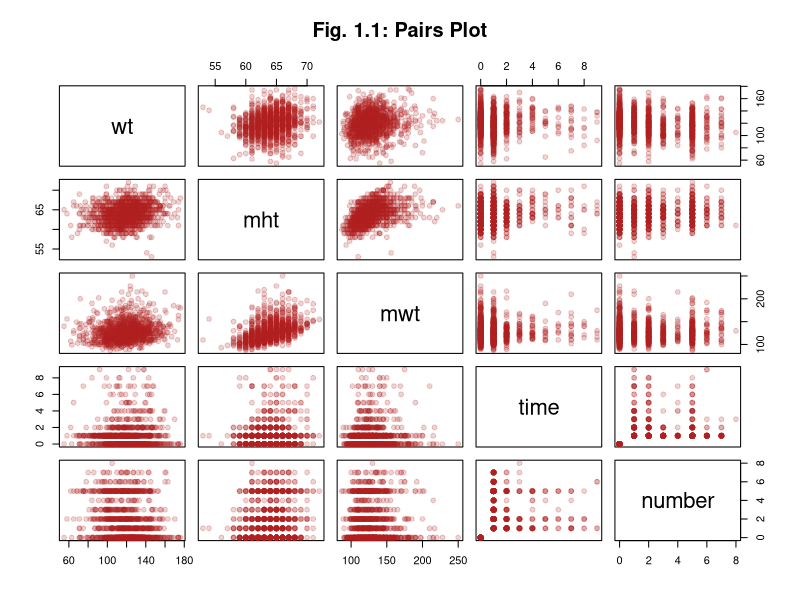
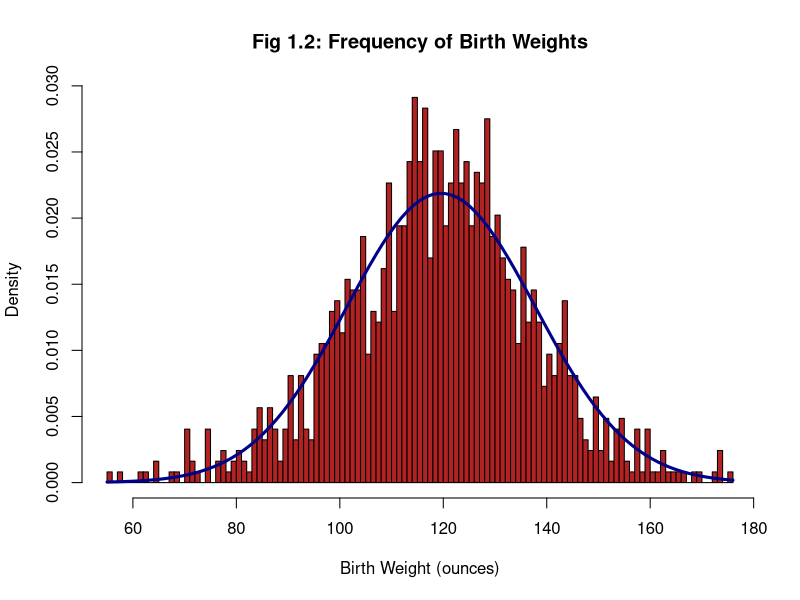
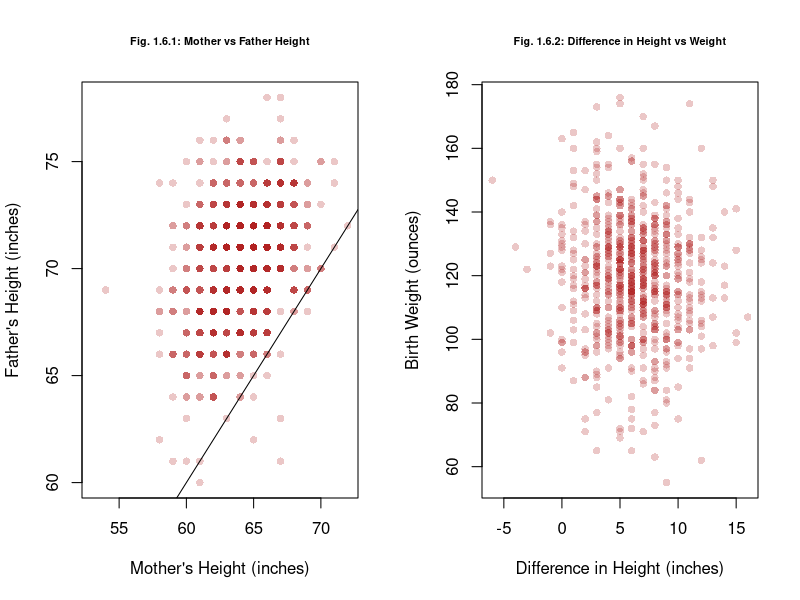
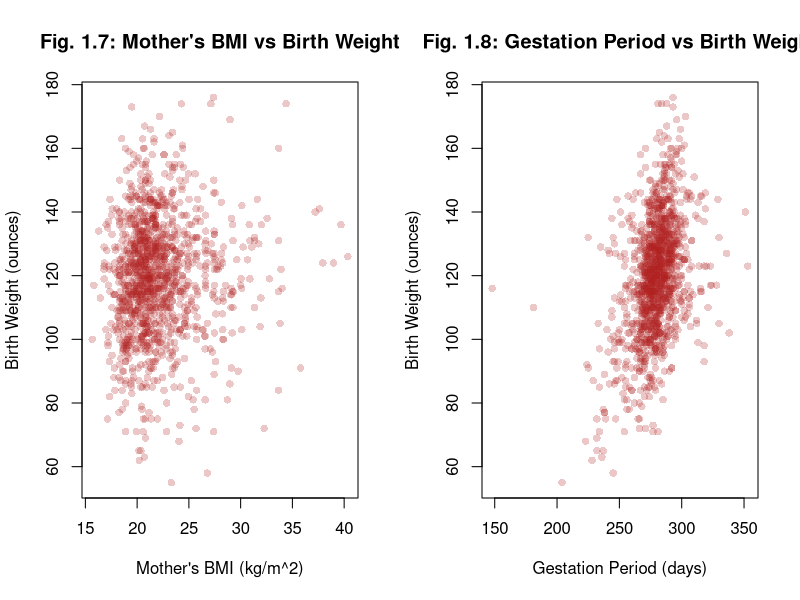
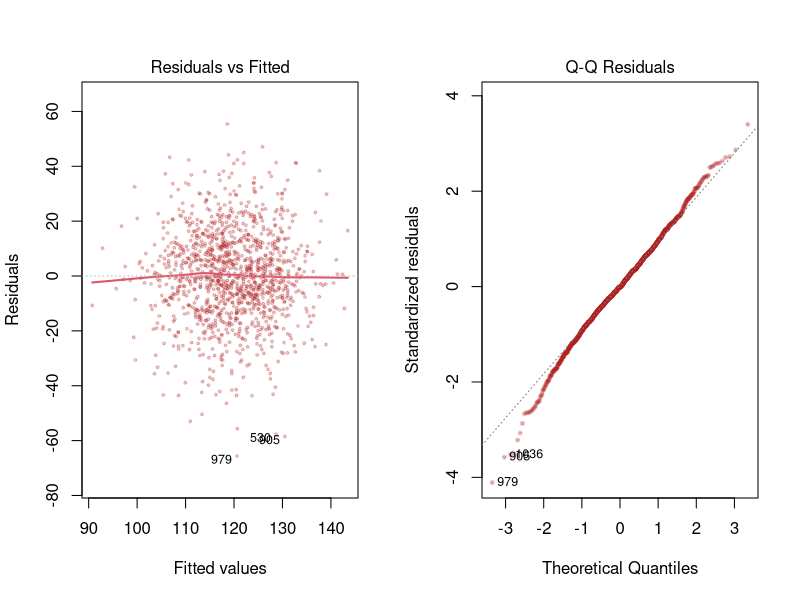
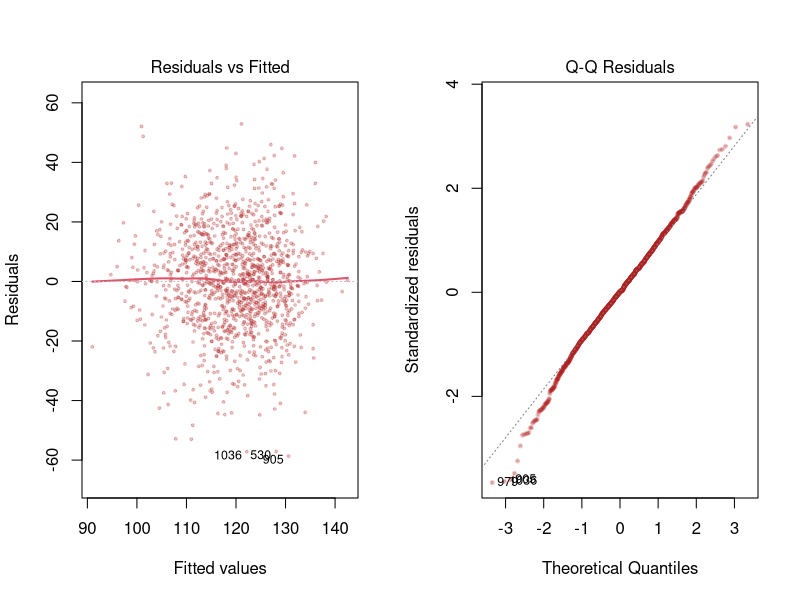
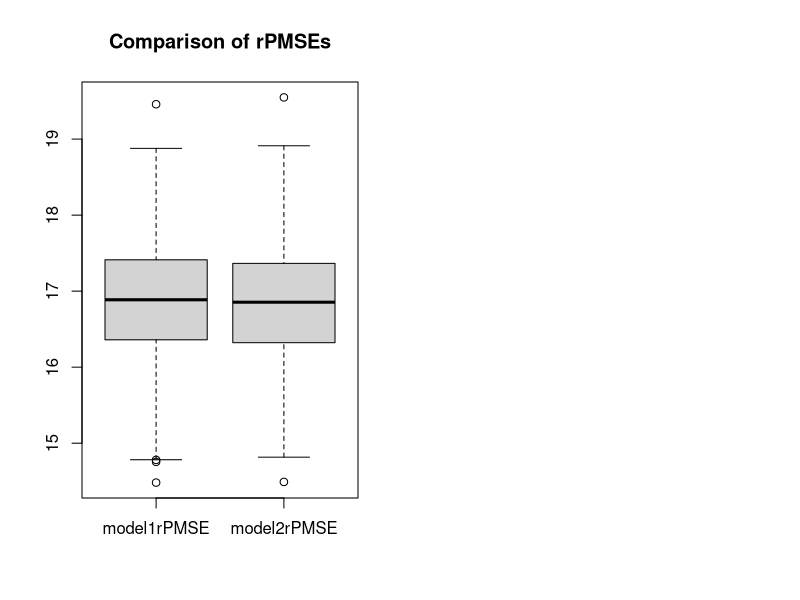
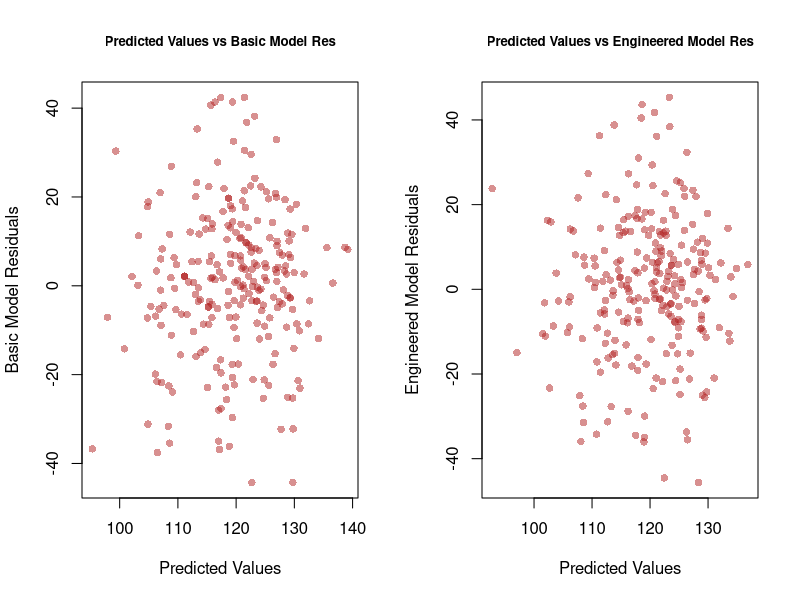

The R script that drew these images, in order:
## ---- chunk 1
# Knitr Configuration
knitr::opts_chunk$set(
  comment = NA,
  cache = TRUE,
  include = TRUE,
  echo = FALSE,
  results = "markup",
  fig.show = "asis",
  fig.height = 3.2,
  fig.align = "center"
)
## ---- chunk 2
# Define all the functions and constants used later

# Category names for Ethnicity variates
ethLabels <- c(
  "Caucasian",
  "Mexican",
  "African-American",
  "Asian",
  "Mixed",
  "Other"
)

# Category names for Education variates
edLabels <- c(
  "Elementary School",
  "Middle School",
  "High School",
  "High School + Trade School",
  "High School + Some College",
  "College Graduate",
  "Trade School",
  "High School Unclear"
)

# Number of imputed datasets
k <- 5

# Unit conversion factors
poundsToKg <- 0.453592
inchesToM <- 0.0254

# The boundaries for BMI categories ("Pregnancy weight gain: What's healthy?", 2017)

underweightNormalBoundary <- 18.5
normalOverweightBoundary <- 25
overweightObeseBoundary <- 30

# Use test 20% for test set in cross validation
testSetRatio = 0.2

# Number of cross-validation trials
# "Usually about a thousand is fine" - M. Lysy, Nov. 27, 2018
m <- 1000
## ---- chunk 3
# Input: bmi - a BMI
# Output: TRUE/FALSE depending on if the BMI falls into category in function name
isUnderweight <- function (bmi) bmi < underweightNormalBoundary
isNormal <- function (bmi) bmi < normalOverweightBoundary &
                           bmi >= underweightNormalBoundary
isOverweight <- function (bmi) bmi < overweightObeseBoundary &
                               bmi >= normalOverweightBoundary
isObese <- function (bmi) bmi >= overweightObeseBoundary

# Input: wtLbs - weight in pounds
#        htIn - height in inches
# Output: (double) BMI
bmi <- function (wtLbs, htIn) (wtLbs * poundsToKg) / (htIn * inchesToM)^2
## ---- chunk 4
# Roughly translate the "number" category to a floating point
# number of the actual number of cigarettes smoked
# Input: number - raw value for 'number' variable
# Output: (double) approximation of the number of individual cigarettes smoked per day
numCigs <- function (number) (number > 0 & number <= 4) * (5 * number - 2.5) +
                             (number > 4) * (10 * number - 25.5)
## ---- chunk 5
# Decode most categorical variates and encode them as labelled factors
# Decodes 'number' and converts it to a float using numCigs
# Decodes 'income' and converts it so a factor with 3 broader categories
# Returns a new data frame and does not modify the given one
# Input: birthsDataset - an imputed births dataset
# Output: a new data frame with factor encoded categorical variables
decodeBirthVariates <- function (birthsDataset) {
  newDataset = data.frame(birthsDataset)

  newDataset$meth <- cut(
    birthsDataset$meth,
    breaks = c(0, 5:10), 
    labels = ethLabels,
    right = TRUE,
    include.lowest= TRUE
  )

  newDataset$med <- cut(
    birthsDataset$med,
    breaks = 0:8, 
    labels = edLabels,
    right = FALSE
  )

  newDataset$feth <- cut(
    birthsDataset$feth,
    breaks = c(0, 5:10),
    labels = ethLabels,
    right = TRUE,
    include.lowest= TRUE
  )

  newDataset$fed <- cut(
    birthsDataset$fed,
    breaks = 0:8, 
    labels = edLabels,
    right = FALSE
  )

  newDataset$smoke <- cut(
    birthsDataset$smoke,
    breaks = 0:4, 
    labels = c(
      "Never",
      "Smokes Now",
      "Until Pregnancy",
      "Doesn't Smoke Anymore"
    ),
    right = FALSE
  )

  newDataset$marital <- cut(
    birthsDataset$marital,
    breaks = 0:5,
    labels = c(
      "Married",
      "Legally Separated",
      "Divorced",
      "Widowed",
      "Never Married"
    )
  )

  newDataset$number <- numCigs(birthsDataset$number)

  newDataset$time <- cut(
    birthsDataset$time,
    breaks = 0:10,
    labels = c(
      "Never Smoked",
      "Still Smokes",
      "During Pregnancy",
      "Less Than A Year",
      "1-2 Years",
      "2-3 Years",
      "3-4 Years",
      "5-9 Years",
      "More Than 10 Years",
      "Quit But Don't Know When"
    ),
    right = FALSE
  )

  newDataset$income <- cut(
    birthsDataset$income,
    breaks = c(0, 1, 2, 10),
    labels = c(
      "Under 2500",
      "2500-4999",
      "Over 5000"
    ),
    right = FALSE
  )

  newDataset
}
## ---- chunk 6
# Input: time - time since quitting smoking in original integer encoding
#        number - number of cigarettes smoked in original integer encoding
#        impactHalfLife - the half-life of the smoking impact as it decays after quitting
# Output: (doubel) our custom smoking impact variate
smokingImpact <- function (time, number, impactHalfLife) {
  # Take the average of the bounds of the range of cigarettes smoked by a given category
  # as the approximate exact number of cigarettes smoked per day
  activeSmokingImpact = log(
    numCigs(number) +
    (number == 0) * 1 # This term guarantees a value of 0 for non-smokers (0 = log(1))
  )
  
  # Approximate a scalar number of years since quiting based on the categorical variable
  yearsQuit = (time >= 3) * (-2.5 + time) + (time >= 7) * (-18.5 + 3 * time)
  # Time = 1 or 2 are special cases with 0 decay
  yearsQuit = yearsQuit * (time >= 3)
  
  decayedSmokingImpact = activeSmokingImpact * 2^(-yearsQuit / impactHalfLife)
  
  decayedSmokingImpact
}
## ---- chunk 7
# Input: imputedBirthsDataset - an imputed births dataset
#        impactHalfLife - the half-life parameter to supply when computing smokingImpact
# Output: a new data frame with factor encoded categorical variables and new engineered features
craftFeatures <- function (imputedBirthsDataset, impactHalfLife = 2) {
  newDataset = decodeBirthVariates(imputedBirthsDataset)

  # Note: This treats parents of "Other" ethnicity
  # as the same ethnicity though they may not be
  newDataset$sameEth <- factor(
    (imputedBirthsDataset$meth != 9 & # If they are both "Mixed" then it is like two
                                      # parents of different ethnicities
     imputedBirthsDataset$meth == imputedBirthsDataset$feth) |
    # Both Caucasian
    (imputedBirthsDataset$meth < 6 & imputedBirthsDataset$feth < 6),
    labels = c("Different", "Same")
  )
  
  newDataset$htDiff <- newDataset$fht - newDataset$mht
    
  # If a mother is having her first child after 40,
  # we say that she is becoming a mother late in life
  newDataset$lateMom <- factor(
    newDataset$parity == 0 & newDataset$mage >= 40,
    labels = c("Not late", "Late")
  )

  newDataset$mBMI <- bmi(newDataset$mwt, newDataset$mht)
  
  # Multiplying by 1, 2, and 3 to give integer encoding of
  # categories which are then changed to a factor
  newDataset$mBMICategory <- factor(
    1 * isNormal(newDataset$mBMI)
      + 2 * isOverweight(newDataset$mBMI)
      + 3 * isObese(newDataset$mBMI),
    labels = c("Underweight", "Normal", "Overweight", "Obese")
  )
  
  newDataset$smokingImpact <- smokingImpact(
    imputedBirthsDataset$time,
    imputedBirthsDataset$number,
    impactHalfLife
  )
  
  newDataset
}
## ---- chunk 8
# Input: model - a model
#        datasets - a collection of imputed datasets
# Output: (float) the average AIC of the model across the given datasets
meanAIC <- function (model, datasets) mean(sapply(
  datasets,
  function (dataset) AIC(update(model, data = dataset))
))
## ---- chunk 9
# Input: datasets - a collection of imputed datasets
#        predictedVar - the variables to be predicted by the model
#        excludedVars - variables in the datasets to be ignored in model selection
#        specialTerms - specific terms to be allowed in the model (overrides exlusion)
# Output: an automatically selected model which fits predictedVar with variables
#         from the dataset
selectModel <- function (
  datasets,
  predictedVar,
  excludedVars = c(),
  specialTerms = c()
) {
  selectedModelMeanAIC = .Machine$integer.max
  selectedModel = NULL
  
  # Fit a model against each dataset and keep with one which performs best on all
  for (dataset in datasets) {
    M0 = lm(wt ~ 1, data = dataset)
    Mmax = lm(
      # Write maximal formula with interaction effects between all vars not excluded,
      # with added special terms on their own
      formula(paste(
        predictedVar,
        "~",
        "(.",
        Reduce(
          function (l, r) paste(l, r),
          Map(function (term) paste("-", term), excludedVars),
          ""
        ),
        ")^2",
        Reduce(
          function (l, r) paste(l, r),
          Map(function (term) paste("+", term), specialTerms),
          ""
        )
      )),
      data = dataset
    ) 
  
    candidateModel = step(
      lm(wt ~ 1, data = dataset),
      scope = list(lower = M0, upper = Mmax),
      direction = "both",
      trace = 0
    )
  
    candidateModelMeanAIC = meanAIC(candidateModel, datasets)
  
    if (candidateModelMeanAIC < selectedModelMeanAIC) {
      selectedModel = update(candidateModel, data = dataset)
      selectedModelMeanAIC = candidateModelMeanAIC
    }
  }
  
  selectedModel
}
## ---- chunk 10
# Input: model1 - a model
#        model2 - a model
#        datasets - datasets to cross-validate the models on
# Output: the rPMSE for each model on each cross-validation trial,
#         as well as a sample of actual values, predictions, and residuals
#         from the final trial
crossValidate <- function (model1, model2, datasets) {
  model1rPMSE <- vector(mode = "numeric", length = m)
  model2rPMSE <- vector(mode = "numeric", length = m)

  for (i in 1:m) {
    chosenSet = datasets[[1 + i %% k]]
    Ntotal = nrow(chosenSet)
    Ntest = floor(Ntotal * testSetRatio)
    outOfSampleIndices = sample(Ntotal, Ntest)
    trainSet = chosenSet[-outOfSampleIndices, ]
    testSet = chosenSet[outOfSampleIndices, ]
    
    model1 = update(model1, data = trainSet)
    model2 = update(model2, data = trainSet)
    outOfSamplePredictions1 = predict(model1, newdata = testSet)
    outOfSamplePredictions2 = predict(model2, newdata = testSet)
    predictionErrors1 = (testSet$wt - outOfSamplePredictions1) ^ 2
    predictionErrors2 = (testSet$wt - outOfSamplePredictions2) ^ 2
    model1rPMSE[i] <- sqrt(sum(predictionErrors1) / Ntest)
    model2rPMSE[i] <- sqrt(sum(predictionErrors2) / Ntest)
  }
  
  list(
    rPMSEs = data.frame(model1 = model1rPMSE, model2 = model2rPMSE),
    actual = testSet$wt,
    predictions = data.frame(
      model1 = outOfSamplePredictions1,
      model2 = outOfSamplePredictions2
    ),
    residuals = data.frame(
      model1 = outOfSamplePredictions1 - testSet$wt,
      model2 = outOfSamplePredictions2 - testSet$wt
    )
  )
}
## ---- chunk 11
# Import dataset
births <- read.csv("chds_births.csv")
## ---- chunk 12
# The occurrences of marital == 0 are likely transcription errors.
# Replace them with NAs
mendedBirths <- data.frame(births)
mendedBirths[mendedBirths$marital == 0, "marital"] <- NA
## ---- chunk 13
# Suppress library warnings
options(warn=-1)

# Multiple Imputation
library(mice, quietly = TRUE)

# For consistency
set.seed(331)

multiplyImputedBirths <- mice(
  mendedBirths,
  m = k,
  method = "pmm",
  printFlag = FALSE
)

# Gather the imputed datasets
imputedBirths <- lapply(1:k, function(i) complete(multiplyImputedBirths, i))
## ---- chunk 14
# Decode the categorical variables into factors and replace number with
# numCigs so that we don't get linearly dependent categories for never smoked
# and smoked 0 cigarettes
decodedImputedBirths <- lapply(imputedBirths, decodeBirthVariates)
## ---- chunk 15
# The candidate values for half life
halfLifeValues <- seq(0.1, 10, by = 0.1)

# The half life value which maximized multiple R squared
optimalImpactHalfLife <- 0.1 * which.max(sapply(
  halfLifeValues,
  function (halfLife) summary(lm(
    wt ~ smokingImpact + time + numCigs,
    data = data.frame(
      wt = imputedBirths[[1]]$wt,
      time = imputedBirths[[1]]$time,
      numCigs = numCigs(
        imputedBirths[[1]]$number
      ),
      smokingImpact = smokingImpact(
        imputedBirths[[1]]$time,
        imputedBirths[[1]]$number,
        impactHalfLife = halfLife
      )
    )
  ))$r.squared
))

paste("Optimal impact half life:", optimalImpactHalfLife)
## ---- chunk 16
library(purrr) # Needed for the function 'partial' used below
# Create datasets with our engineered features and the previous factor
# transformations from decodeImputedBirths as well, using the optimized
# impact half life value
engineeredFeatureBirths <- lapply(
  imputedBirths,
  partial(craftFeatures, impactHalfLife = optimalImpactHalfLife)
)
## ---- chunk 17
pairs(
  births[c("wt", "mht", "mwt", "time", "number")],
  col = adjustcolor("firebrick", 0.2),
  pch = 19,
  main = "Fig. 1.1: Pairs Plot"
)
## ---- chunk 18
h<- hist(
  births$wt,
  breaks = 100,
  freq = FALSE,
  col = "firebrick",
  main = "Fig 1.2: Frequency of Birth Weights",
  xlab = "Birth Weight (ounces)",
  mar = c(1, 4, 1, 2) + 0.1
) 

curve(
  dnorm(x, mean(births$wt), sd(births$wt)),
  add = TRUE,
  lwd = 3, 
  col = "darkblue"
)
## ---- chunk 19
par(mfrow = c(1,2))
plot(
  births$mht,
  births$fht,
  col = adjustcolor("firebrick", 0.25),
  pch = 16,
  main = "Fig. 1.6.1: Mother vs Father Height",
  cex.main = 0.75,
  xlab = "Mother's Height (inches)",
  ylab = "Father's Height (inches)",
  cex.main = 0.65
)
abline(coef = c(0, 1))
plot(
  births$fht - births$mht,
  births$wt,
  pch = 16,
  col = adjustcolor("firebrick", 0.25),
  main = "Fig. 1.6.2: Difference in Height vs Weight",
  cex.main = 0.75,
  xlab = "Difference in Height (inches)",
  ylab = "Birth Weight (ounces)",
  cex.main = 0.65
)

mean(imputedBirths[[1]][imputedBirths[[1]]$mht > imputedBirths[[1]]$fht, "wt"])
mean(imputedBirths[[1]][imputedBirths[[1]]$mht <= imputedBirths[[1]]$fht, "wt"])
## ---- chunk 20
plot(
  bmi(births$mwt, births$mht),
  births$wt,
  pch = 16,
  col = adjustcolor("firebrick", 0.25),
  main = "Fig. 1.7: Mother's BMI vs Birth Weight",
  xlab = "Mother's BMI (kg/m^2)",
  ylab = "Birth Weight (ounces)"
)
## ---- chunk 21
plot(
  births$gestation,
  births$wt,
  col = adjustcolor("firebrick", 0.25),
  main = "Fig. 1.8: Gestation Period vs Birth Weight",
  xlab = "Gestation Period (days)",
  ylab = "Birth Weight (ounces)",
  pch = 16
)
## ---- chunk 22
paste("Table 1.9: Number of Occurrences per Marital Status category")
summary(factor(births$marital))
## ---- chunk 23
N <- nrow(mendedBirths)

paste("Table 1.10: Fraction of NAs by Variable")
round(
  sapply(
    colnames(mendedBirths),
    function (colname) sum(is.na(mendedBirths[colname])) / N
  ),
  2
)
nrow(na.omit(
  mendedBirths[, !(colnames(mendedBirths) %in% c("fht", "fwt", "income"))]
)) / N
## ---- chunk 24
basicBirthWeightModel <- selectModel(
  decodedImputedBirths,
  "wt",
  excludedVars = c("gestation", "smoke", "marital"),
  specialTerms = c("marital")
)
basicBirthWeightModelMeanAIC <- meanAIC(basicBirthWeightModel, decodedImputedBirths)
basicBirthWeightModel$call
## ---- chunk 25
engineeredBirthWeightModel <- selectModel(
  engineeredFeatureBirths,
  "wt",
  excludedVars = c("gestation", "smoke", "time", "fht", "mBMICategory", "income",
                   "marital", "med", "fed", "meth", "feth", "htDiff", "lateMom"),
  specialTerms = c("time", "fht", "mBMICategory", "income",
                   "marital", "med", "fed", "meth", "feth", "htDiff", "lateMom")
)
engineeredBirthWeightModelMeanAIC <- meanAIC(
  engineeredBirthWeightModel,
  engineeredFeatureBirths
)
engineeredBirthWeightModel$call
## ---- chunk 26
# residual standard error
basicRes <- summary(basicBirthWeightModel)$sigma
enginRes <- summary(engineeredBirthWeightModel)$sigma

#R squared calculation
basicRsquared <- summary(basicBirthWeightModel)$r.squared
enginRsquared <- summary(engineeredBirthWeightModel)$r.squared

#R squared adjusted
basicARsquared <- summary(basicBirthWeightModel)$adj.r.squared
enginARsquared <- summary(engineeredBirthWeightModel)$adj.r.squared

summaryTable <- data.frame(c(basicRes, enginRes), c(basicRsquared, enginRsquared), c(basicARsquared, enginARsquared))
colnames(summaryTable) <- c("Residual Standard Error", "R Squared", "Adjusted R Squared")
rownames(summaryTable) <- c("Basic Model", "Engineered Model")
summaryTable 
## ---- chunk 27
layout(matrix(c(1, 2, 4, 5), 1, 2, byrow = TRUE))
plot(
  basicBirthWeightModel,
  cex = 0.4,
  which = c(1, 2),
  pch = 19,
  col = adjustcolor("firebrick", 0.25),
  lwd = 2,
  main = NULL
)
## ---- chunk 28
layout(matrix(c(1, 2, 4, 5), 1, 2, byrow = TRUE))
plot(
  engineeredBirthWeightModel,
  cex = 0.4,
  which = c(1, 2),
  pch = 19,
  col = adjustcolor("firebrick", 0.25),
  lwd = 2,
  main = NULL
)
## ---- chunk 29
press1 <- resid(basicBirthWeightModel) / (1 - hatvalues(basicBirthWeightModel)) 
press2 <- resid(engineeredBirthWeightModel) / (1 - hatvalues(engineeredBirthWeightModel))
AIC1 <- c("Basic", "Engineered")

#display results
disp <- rbind(
  AIC = c(
    engineeredBirthWeightModelMeanAIC,
    basicBirthWeightModelMeanAIC),
    PRESS = c(sum(press1^2), sum(press2^2)
  )
)
colnames(disp) <- c("Basic", "Engineered")
disp
## ---- chunk 30
cvResults <- crossValidate(
  basicBirthWeightModel,
  engineeredBirthWeightModel,
  engineeredFeatureBirths
)
## ---- chunk 31
rPMSEs <- cvResults$rPMSEs
PMSETable <- data.frame(c(mean(rPMSEs$model1), sd(rPMSEs$model1)), c(mean(rPMSEs$model2), sd(rPMSEs$model2)))
colnames(PMSETable) <- c("Basic Model", "Engineered Model")
rownames(PMSETable) <- c("Mean", "SD")
PMSETable

boxplot(
  list(model1rPMSE = rPMSEs$model1, model2rPMSE = rPMSEs$model2), 
  main = "Comparison of rPMSEs"
)

layout(matrix(c(1, 2, 4, 5), 1, 2, byrow = TRUE))
plot(
  cvResults$predictions$model1,
  cvResults$residuals$model1,
  main = "Predicted Values vs Basic Model Res",
  cex.main = 0.8,
  col = adjustcolor("firebrick", 0.5),
  xlab = "Predicted Values",
  ylab = "Basic Model Residuals",
  pch = 16
)
plot(
  cvResults$predictions$model2,
  cvResults$residuals$model2,
  main = "Predicted Values vs Engineered Model Res",
  cex.main = 0.8,
  col = adjustcolor("firebrick", 0.5),
  xlab = "Predicted Values",
  ylab = "Engineered Model Residuals",
  pch = 16
)
## ---- chunk 32
par(mfrow = c(1, 2))
qqnorm(
  cvResults$residuals$model1,
  main = "Normal Q-Q Plot for Basic",
  cex.main = 0.85,
  pch = 16,
  col = adjustcolor("firebrick", 0.5)
)
abline(a = 0, b = 20, lty = 2, lwd = 2, col = "blue")

qqnorm(
  cvResults$residuals$model2,
  main = "Normal Q-Q Plot for Engineered",
  cex.main = 0.85,
  pch = 16,
  col = adjustcolor("firebrick", 0.5)
)
abline(a = 0, b = 20, lty = 2, lwd = 2, col = "blue")
## ---- chunk 33
# Reconfigure Knitr for Appendix
knitr::opts_chunk$set(include = TRUE, echo = TRUE, eval = FALSE)
## ---- chunk 34

## ---- chunk 35

## ---- chunk 36

## ---- chunk 37

## ---- chunk 38

## ---- chunk 39

## ---- chunk 40

## ---- chunk 41

## ---- chunk 42

## ---- chunk 43

## ---- chunk 44

## ---- chunk 45

## ---- chunk 46

## ---- chunk 47

## ---- chunk 48

## ---- chunk 49

## ---- chunk 50

## ---- chunk 51
plot(
  births$meth,
  births$wt,
  col = adjustcolor("firebrick", 0.25),
  pch = 16,
  main = "Fig 1.3: Mother's Ethnicity vs Birth Weight",
  xlab = "Mother's Ethnicity",
  ylab = "Birth Weight (ounces)",
  mar = c(1, 4, 1, 2) + 0.1
)
## ---- chunk 52
plot(
  births$parity,
  births$wt,
  pch = 16,
  col = adjustcolor("firebrick", 0.25),
  main = "Fig. 1.4: Parity vs Birth Weight",
  xlab = "Parity",
  ylab = "Birth Weight (ounces)"
)
## ---- chunk 53
par(mfrow = c(1, 2))
plot(
  births$med,
  births$wt,
  col = adjustcolor("firebrick", 0.25),
  pch = 16,
  cex.main = 0.75,
  cex.lab = 0.75,
  main = "Fig 1.5.1: Mother's Education vs Birth Weight",
  xlab = "Mother's Education",
  ylab = "Birth Weight (ounces)"
)
plot(
  births$fed,
  births$wt,
  col = adjustcolor("firebrick", 0.25),
  pch = 16,
  cex.main = 0.75,
  cex.lab = 0.75,
  main = "Fig. 1.5.2: Father's Education vs Birth Weight",
  xlab = "Father's Education",
  ylab = "Birth Weight (ounces)"
)
plot(
  births$mage,
  births$wt,
  pch = 16,
  cex.main = 0.75,
  cex.lab = 0.75,
  col = adjustcolor("firebrick", 0.25),
  main = "Fig. 1.5.3: Mother's Age vs Birth Weight",
  xlab = " Mother's Age",
  ylab = "Birth Weight (ounces)"
)
plot(
  births$income,
  births$wt,
  pch = 16,
  cex.main = 0.75,
  cex.lab = 0.75,
  col = adjustcolor("firebrick", 0.25),
  main = "Fig. 1.5.4: Household Income vs Birth Weight",
  xlab = "Household Income (USD)",
  ylab = "Birth Weight (ounces)"
)
## ---- chunk 54

## ---- chunk 55

## ---- chunk 56

## ---- chunk 57

## ---- chunk 58

## ---- chunk 59

## ---- chunk 60

## ---- chunk 61

## ---- chunk 62
qqplot(
  cvResults$predictions$model1,
  cvResults$actual,
  main = "Q-Q Plot",
  xlab = "Predicted Values",
  ylab = "Actual Values"
)
abline(a = 0, b = 1, lty = 2, col = "red")

qqplot(
  cvResults$predictions$model2,
  cvResults$actual,
  main = "Q-Q Plot",
  xlab = "Predicted Values",
  ylab = "Actual Values"
)
abline(a = 0, b = 1, lty = 2, col = "red")
## ---- chunk 63
plot(basicBirthWeightModel, cex = 0.4, which = c(4, 4), pch = 19, lwd = 2, main = NULL)
## ---- chunk 64
plot(engineeredBirthWeightModel, cex = 0.4, which = c(4, 4), pch = 19, lwd = 2, main = NULL)
## ---- chunk 65
#Basic coefficients
basicCoeff <- data.frame(summary(basicBirthWeightModel)$coefficients)

format(round(basicCoeff, 3), digits = 2, scientific = FALSE)
## ---- chunk 66
#Engineered coefficients
enginCoeff <- data.frame(summary(engineeredBirthWeightModel)$coefficients)
format(round(enginCoeff, 3), digits = 2, scientific = FALSE)
## ---- chunk 67
plot(engineeredBirthWeightModel, cex = 0.4, which = c(1, 2, 3), pch = 19, lwd = 2, main = NULL)
## ---- chunk 68
# Percentage of entries in each category for time
percentTime <- data.frame(c(0, 1, 2, 3, 4, 5, 6, 7, 8, 9), 
           sapply(0:9, function(i) sum(na.omit(births$time == i))/N))
colnames(percentTime) <- c("Category Corresponding to Time", "Percentage of the Population")
percentTime
## ---- chunk 69

## ---- chunk 70

## ---- chunk 71

